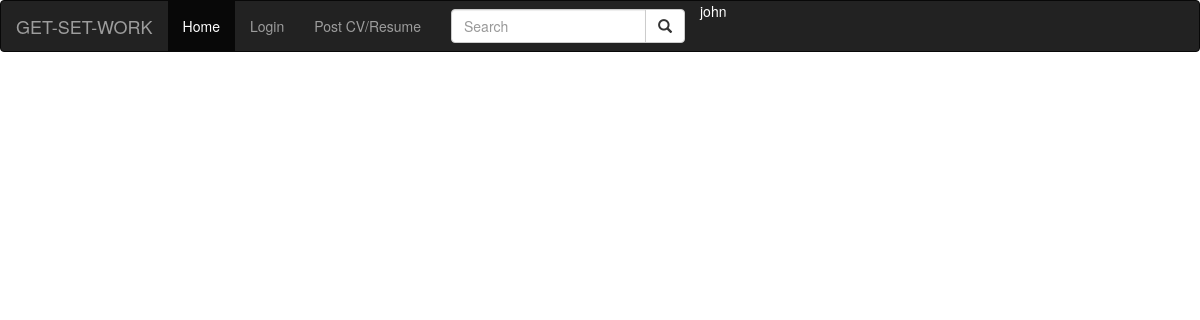
Page / (signed in) on the earlier database version.
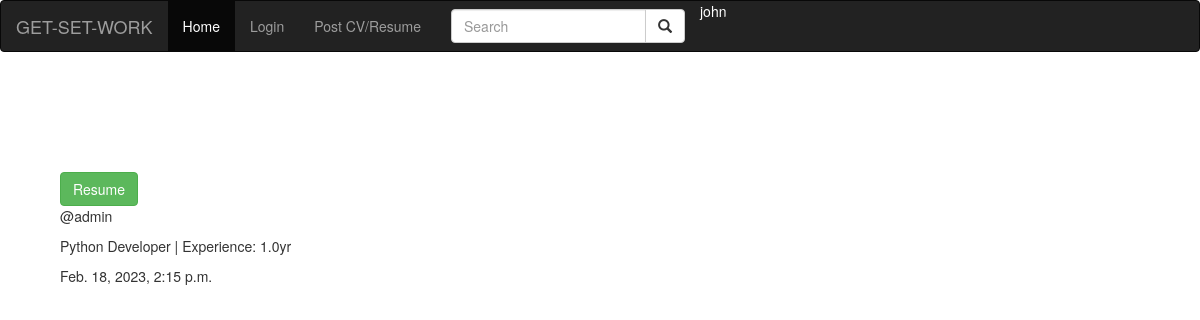
Same page on the later database version.
### core/models.py (models this page shows, shortened)
class JobPost(models.Model):
	host = models.ForeignKey(User, on_delete=models.CASCADE)
	post = models.CharField(max_length=30)
	resume = models.FileField(upload_to='media/')
	upload = models.DateTimeField(auto_now_add=True)
	experience = models.DecimalField(max_digits=7, decimal_places=2)
	description = models.TextField()

### core/views.py (the view)
# urls.py: path('', views.index, name='home'),
@login_required(login_url='/login/')
def index(request):
	jobs = JobPost.objects.all()
	context = {'jobs': jobs}
	return render(request, 'core/index.html', context=context)

### core/templates/core/index.html (shortened to what this page needs)
{% extends 'core/base.html' %}
{% load static %}
{% block content %}
<br>
<br>
{% for job in jobs %}
    <div class="post-container" style="margin: 5% 5% 0 5%;">
        <div class="post-file">
            <a href="{{job.resume.url}}" target="_blank"><button type="submit" class="btn btn-success" value="{{post.id}}" name="post-id">
                Resume
            </button></a>
        </div>
        <div class="post-details">
            <p>@{{job.host}}</p>
            <p>{{job.post}} | Experience: {{job.experience | floatformat:1}}yr</p>
            <p>{{job.upload}}
        </div>
    </div>
{% endfor %}
<br>
<br>
{% endblock content %}

Differences in the rows shown:
added JobPost: host "admin", post "Python Developer", experience "1.0", upload "Feb. 18, 2023, 2:15 p.m."
